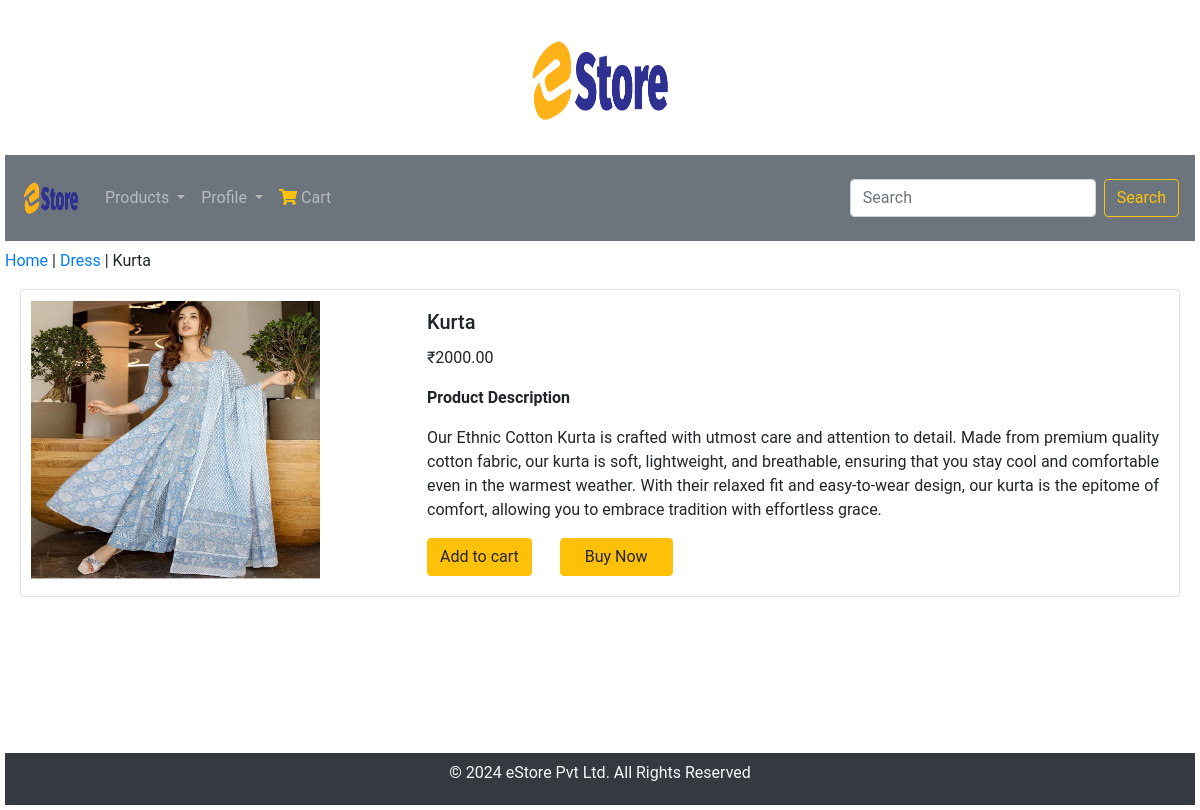
The page /dress/kurta/ on the database its author committed.
### shop/models.py (models this page shows, shortened)
class Product(models.Model):
    name = models.CharField(max_length=100, unique=True)
    slug = models.SlugField(max_length=100, unique=True)
    description = models.TextField(blank=True)
    price = models.DecimalField(max_digits=10, decimal_places=2)
    image = models.ImageField(upload_to='product', blank=True)
    category = models.ForeignKey(Category, on_delete=models.CASCADE)
    stock = models.IntegerField()
    available = models.BooleanField(default=True)
    created_at = models.DateTimeField(auto_now_add=True)
    class Meta:
        ordering = ('name',)
        verbose_name = 'product'
        verbose_name_plural = 'products'

class Category(models.Model):
    name = models.CharField(max_length=100, unique=True)
    slug = models.SlugField(max_length=100, unique=True)
    description = models.TextField(blank=True)
    image = models.ImageField(upload_to='category', blank=True)
    class Meta:
        ordering = ('name',)
        verbose_name = 'category'
        verbose_name_plural = 'categories'
    def get_url(self):
        return reverse('product_by_category', args=[self.slug])
    def __str__(self):
        return '{}'.format(self.name)

### shop/views.py (the view)
# urls.py: path('<slug:slug_c>/<slug_p>/', views.prod_det, name='product_catdetail'),
def prod_det(request, slug_c, slug_p):
    try:
        product = Product.objects.get(category__slug=slug_c, slug=slug_p)
    except Exception as e:
        raise e
    return render(request, 'product.html', {'product': product})

### shop/context_processors.py (called while the page is built)
def my_links(request):
    links = Category.objects.all()
    return dict(links=links)

### templates/product.html (shortened to what this page needs)
{% extends 'base.html' %}
{% block content%}
<div>
    <div>
        <p><a href="{% url 'allproducts' %}">Home</a> | <a href="{{product.category.get_url}}">{{product.category}}</a> | {{product.name}}</p>
    </div>
</div>
<div class="container-fluid">
  <div class="card mb-3">
    <div class="row no-gutters">
      <div class="col-md-4">
        <img class="card-img" src="{{ product.image.url }}" alt="{{ product.name }}">
      </div>
      <div class="col-md-8 custom-col-width">
        <div class="card-body">
          <h5 class="card-title">{{ product.name }}</h5>
          <p class="card-text">&#8377;{{ product.price }}</p>
          <p class="card-text"><strong>Product Description</strong></p>
          <p class="card-text text-justify">{{ product.description }}</p>
          {% if product.stock <= 0 %}
          <p class="text-danger"><strong>Out Of Stock</strong></p>
          {% else %}
          <a class="btn btn-warning mr-4" href="#">Add to cart</a>
          <a class="btn btn-warning pl-4 pr-4"  href="#">Buy Now</a>
          {% endif %}
        </div>
      </div>
    </div>
  </div>
</div>
{% endblock %}

### templates/base.html (shortened to what this page needs)
<!DOCTYPE html>
<html lang="en">
<head>
    <link rel="stylesheet" href="https://cdn.jsdelivr.net/npm/bootstrap@4.0.0/dist/css/bootstrap.min.css">
    <link rel="stylesheet" href="https://cdnjs.cloudflare.com/ajax/libs/font-awesome/5.15.4/css/all.min.css">
    {% load static %}
    <link rel="stylesheet" href="{% static 'style.css' %}">
</head>
<body>
<div>
    {% include 'header.html' %}
    {% block navbar %}
        {% include 'navbar.html' %}
    {% endblock %}
    {% block content%} {% endblock %}
</div>
{% include 'footer.html' %}
</body>
</html>

### templates/header.html
{% load static %}
<header>
  <div class="text-center">
      <img src="{% static 'img/e-logo.png' %}" alt="e-logo.png">
  </div>
</header>

### templates/navbar.html (shortened to what this page needs)
{% load static %}
<nav class="navbar navbar-expand-lg navbar-dark bg-secondary mb-2">
  <a class="navbar-brand" href="{% url 'allproducts' %}"><img src="{% static 'img/e-logo.png' %}" alt="e-logo.png"></a>
  <div class="collapse navbar-collapse" id="navbarSupportedContent">
    <ul class="navbar-nav mr-auto">
      <li class="nav-item dropdown">
        <a class="nav-link dropdown-toggle" href="#" id="navbarDropdown" role="button" data-toggle="dropdown" aria-haspopup="true" aria-expanded="false">
          Products
        </a>
      </li>
      <li class="nav-item dropdown">
        <a class="nav-link dropdown-toggle" href="#" id="profileDropdown" role="button" data-toggle="dropdown" aria-haspopup="true" aria-expanded="false">
          Profile
        </a>
      </li>
      <li class="nav-item">
        <a class="nav-link" href="#"><i class="fas fa-shopping-cart text-warning mr-1"></i>Cart</a>
      </li>
    </ul>
    <form class="form-inline my-2 my-lg-0">
      <input class="form-control  mr-sm-2 search-input" type="search" placeholder="Search" aria-label="Search">
      <button class="btn btn-outline-warning my-2 my-sm-0" type="submit">Search</button>
    </form>
  </div>
</nav>

### templates/footer.html
<footer  id="footer" class="pt-2 pb-1 bg-dark text-light ">
    <div class="container">
        <div class="row align-items-center">
            <div class="col-12 col-md-12 mt-4 mt-md-0 text-center">
                <p>&copy; <script>document.write(new Date().getFullYear())</script> eStore Pvt Ltd. All Rights Reserved</p>
            </div>
        </div>
    </div>
</footer>

### static/style.css (style rules this page uses)
body { margin: 5px; font-family: Roboto, Arial, sans-serif; min-height: 100vh; }
.text-center img { width:150px; height:150px }
.navbar-brand img { width:60px; height:60px }
.card { max-width: 100%; }
.card-img { width: 80%; height: 300px; padding: 10px; }
#footer { position: sticky; top: 100%; }

### rows shown on the page
Product: category "Dress", name "Kurta", image (picture), price "2000.00", description "Our Ethnic Cotton Kurta is crafted with utmost care and attention to detail. Made from premium quality cotton fabric, our kurta is soft, lightweight, and breathable, ensuring that you stay cool and comfortable even in the warmest weather. With their relaxed fit and easy-to-wear design, our kurta is the epitome of comfort, allowing you to embrace tradition with effortless grace."
